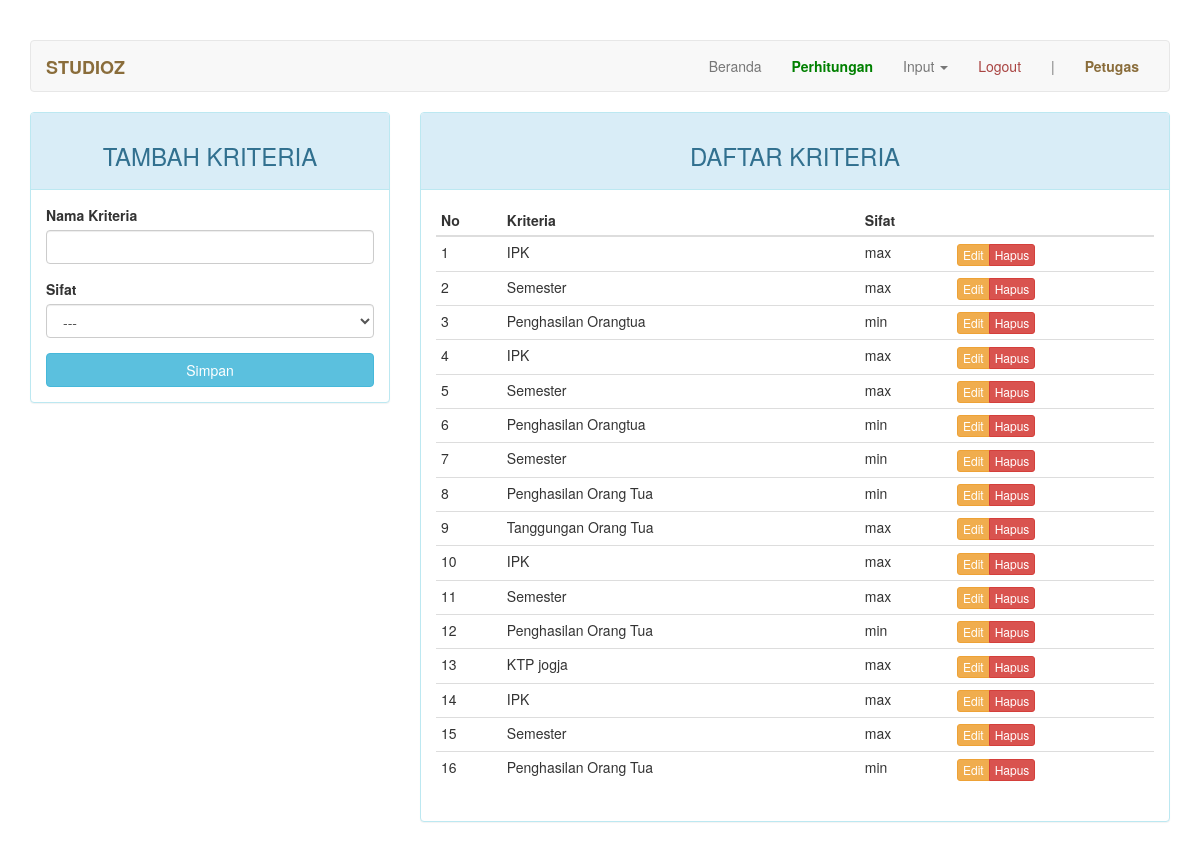
/index.php?page=kriteria (signed in), run on the app's committed database.
### tables this page shows
CREATE TABLE IF NOT EXISTS `kriteria` (
  `kd_kriteria` int(11) NOT NULL AUTO_INCREMENT,
  `kd_beasiswa` int(11) NOT NULL,
  `nama` varchar(50) DEFAULT NULL,
  `sifat` enum('min','max') DEFAULT NULL,
  PRIMARY KEY (`kd_kriteria`),
  KEY `kd_beasiswa` (`kd_beasiswa`),
  KEY `kd_beasiswa_2` (`kd_beasiswa`)
);

### page/kriteria.php (the view, shortened to what this page needs)
<?php
$update = (isset($_GET['action']) AND $_GET['action'] == 'update') ? true : false;
?>
<div class="row">
	<div class="col-md-4">
	    <div class="panel panel-<?= ($update) ? "warning" : "info" ?>">
	        <div class="panel-heading"><h3 class="text-center"><?= ($update) ? "EDIT KRITERIA" : "TAMBAH KRITERIA" ?></h3></div>
	        <div class="panel-body">
	            <form action="<?=$_SERVER['REQUEST_URI']?>" method="POST">
	                <div class="form-group">
	                    <label for="nama">Nama Kriteria</label>
	                    <input type="text" name="nama" class="form-control" <?= (!$update) ?: 'value="'.$row["nama"].'"' ?>>
	                </div>
									<div class="form-group">
	                  <label for="sifat">Sifat</label>
										<select class="form-control" name="sifat">
											<option>---</option>
										</select>
									</div>
	                <button type="submit" class="btn btn-<?= ($update) ? "warning" : "info" ?> btn-block">Simpan</button>
	            </form>
	        </div>
	    </div>
	</div>
	<div class="col-md-8">
	    <div class="panel panel-info">
	        <div class="panel-heading"><h3 class="text-center">DAFTAR KRITERIA</h3></div>
	        <div class="panel-body">
	            <table class="table table-condensed">
	                <thead>
	                    <tr>
	                        <th>No</th>
	                        <th>Kriteria</th>
	                        <th>Sifat</th>
	                        <th></th>
	                    </tr>
	                </thead>
	                <tbody>
	                    <?php $no = 1; ?>
	                    <?php if ($query = $connection->query("SELECT a.nama AS kriteria, b.nama AS beasiswa, a.kd_kriteria, a.sifat FROM kriteria a JOIN beasiswa b USING(kd_beasiswa)")): ?>
	                        <?php while($row = $query->fetch_assoc()): ?>
	                        <tr>
	                            <td><?=$no++?></td>
	                            <td><?=$row['kriteria']?></td>
	                            <td><?=$row['sifat']?></td>
	                            <td>
	                                <div class="btn-group">
	                                    <a href="?page=kriteria&action=update&key=<?=$row['kd_kriteria']?>" class="btn btn-warning btn-xs">Edit</a>
	                                    <a href="?page=kriteria&action=delete&key=<?=$row['kd_kriteria']?>" class="btn btn-danger btn-xs">Hapus</a>
	                                </div>
	                            </td>
	                        </tr>
	                        <?php endwhile ?>
	                    <?php endif ?>
	                </tbody>
	            </table>
	        </div>
	    </div>
	</div>
</div>

### index.php (shortened to what this page needs)
<?php
require_once "config.php";
?>
<!DOCTYPE html>
<html lang="en">
<head>
  <link rel="stylesheet" href="assets/css/bootstrap.min.css">
</head>
<body>
  <div class="container">
    <nav class="navbar navbar-default">
      <div class="container-fluid">
        <div class="navbar-header">
          <a class="navbar-brand" href="#"><b class="text-warning">STUDIOZ</b></a>
        </div>
        <div class="collapse navbar-collapse" id="bs-example-navbar-collapse-1">
          <ul class="nav navbar-nav navbar-right">
            <li><a href="?page=home">Beranda <span class="sr-only">(current)</span></a></li>
            <li>
              <?php
              $query = $connection->query("SELECT * FROM beasiswa");
              if ($query->num_rows > 0) {
                $row = $query->fetch_assoc();
                $firstBeasiswa = $row["kd_beasiswa"];
              ?>
                <a href="?page=perhitungan&beasiswa=<?= $firstBeasiswa ?>" style="font-weight: bold; color: green;">
                  Perhitungan
                </a>
              <?php
              }
              ?>
            </li>
            <li class="dropdown">
              <a href="#" class="dropdown-toggle" data-toggle="dropdown" role="button" aria-haspopup="true" aria-expanded="false">Input <span class="caret"></span></a>
            </li>
            <li><a href="logout.php"><span class="text-danger">Logout</span></a></li>
            <li><a href="#">|</a></li>
            <li><a href="#" style="font-weight: bold;"><span class="text-warning"><?= ucfirst($_SESSION["username"]) ?></span></a></li>
          </ul>
        </div>
      </div>
    </nav>
    <div class="row">
      <div class="col-md-12">
        <?php include page($_PAGE); ?>
      </div>
    </div>
  </div>
</body>
</html>

### index.php (style rules this page uses)
body { margin-top: 40px; }

### data on the page
kriteria: nama "IPK", sifat "max"
kriteria: nama "Semester", sifat "max"
kriteria: nama "Penghasilan Orangtua", sifat "min"
kriteria: nama "IPK", sifat "max"
kriteria: nama "Semester", sifat "max"
kriteria: nama "Penghasilan Orangtua", sifat "min"
kriteria: nama "Semester", sifat "min"
kriteria: nama "Penghasilan Orang Tua", sifat "min"
kriteria: nama "Tanggungan Orang Tua", sifat "max"
kriteria: nama "IPK", sifat "max"
kriteria: nama "Semester", sifat "max"
kriteria: nama "Penghasilan Orang Tua", sifat "min"
kriteria: nama "KTP jogja", sifat "max"
kriteria: nama "IPK", sifat "max"
kriteria: nama "Semester", sifat "max"
kriteria: nama "Penghasilan Orang Tua", sifat "min"

### other printed values
$_SESSION["username"] "Petugas"
